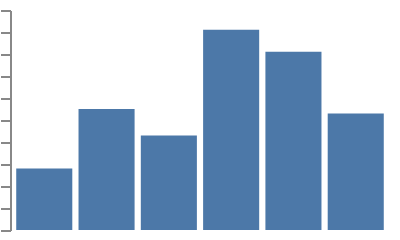

Vega-Lite specification stored for this chart:
### Vega specification from a JSON file in a GitHub repository (floating-point values rounded to 4 significant figures)
{"width": 200, "height": 120, "padding": 5, "data": [{"name": "t", "values": [{"a": "Alpha", "b": 28, "c": "x", "d": 1}, {"a": "Bravo", "b": 55, "c": "y", "d": 2}, {"a": "Charlie", "b": 43, "c": "x", "d": 3}, {"a": "Delta", "b": 91, "c": "z", "d": 4}, {"a": "Echo", "b": 81, "c": "y", "d": 5}, {"a": "Foxtrot", "b": 53, "c": "z", "d": 6}]}], "scales": [{"name": "x", "type": "band", "domain": {"data": "t", "field": "a"}, "range": "width", "padding": 0.1}, {"name": "y", "type": "linear", "domain": {"data": "t", "field": "b"}, "range": "height", "nice": true}, {"name": "color", "type": "ordinal", "domain": {"data": "t", "field": "c"}, "range": {"scheme": "category10"}}, {"name": "ramp", "type": "linear", "domain": {"data": "t", "field": "d"}, "range": {"scheme": "blues"}}, {"name": "size", "type": "linear", "domain": {"data": "t", "field": "b"}, "range": [10, 200]}, {"name": "shape", "type": "ordinal", "domain": {"data": "t", "field": "c"}, "range": "symbol"}, {"name": "quant", "type": "quantize", "domain": [0, 100], "range": {"scheme": "greens", "count": 4}}], "marks": [{"type": "group", "clip": true, "encode": {"enter": {"width": {"signal": "width"}, "height": {"signal": "height"}}}, "marks": [{"type": "rect", "from": {"data": "t"}, "encode": {"enter": {"x": {"scale": "x", "field": "a"}, "width": {"scale": "x", "band": 1}, "y": {"scale": "y", "field": "b"}, "y2": {"scale": "y", "value": 0}}}}]}], "autosize": {"type": "none", "contains": "padding"}, "axes": [{"orient": "left", "scale": "y", "title": "Y"}]}
